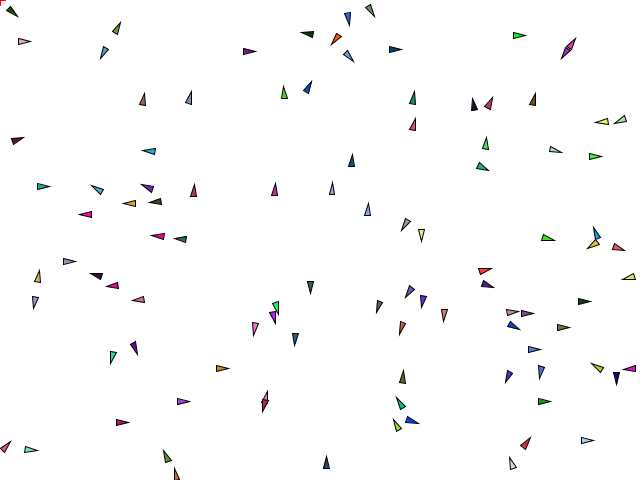
Frame 1 (no input)
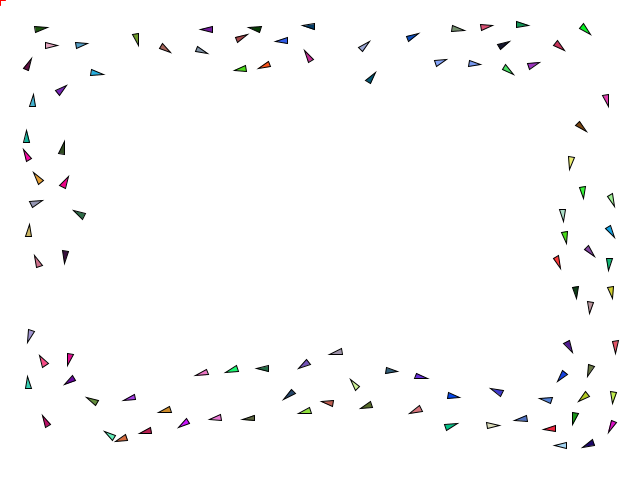
Frame 60 (the mouse pressed at the canvas centre just before this capture)
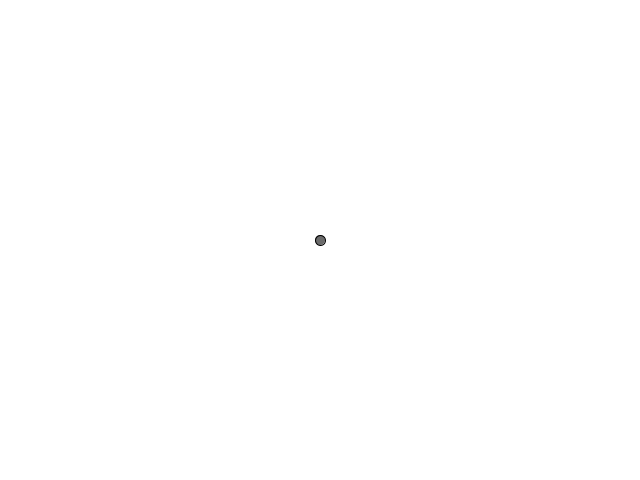
Frame 120 (the mouse held since frame 60 and released just before this capture)

The Processing sketch that drew these frames (run headless with seeded random() and noise(); from frame 60 on, the mouse is pressed at the canvas centre):

// Processing sketch: GroupBehaviors
// ── GroupBehaviors.pde
final int TYPE_ONE = 0;
final int TYPE_RANDOM = 1;
final int TYPE_NOISE = 2;
final int TYPE_CENTER = 3;

ArrayList<Vehicle> vehicles;
Path path;

void setup(){
    size(640, 480);

    vehicles = new ArrayList<Vehicle>(); 
    for(int i = 0; i < 100; i++){
        vehicles.add(new Vehicle(new PVector(random(width), random(height)), 
                                 random(2, 5),
                                 random(0.1, 0.5)));
    }

    path = new Path(30);

    path.add(50, 50);
    path.add(width-50, 50);
    path.add(width-50, height-50);
    path.add(width/2, height-100);
    path.add(50, height-50);
    path.add(50, 50);
    
    noCursor();
}


void draw(){
    
    background(255);

    //path.display();

    if(mousePressed){
        fill(107);
        stroke(0);
        ellipse(mouseX, mouseY, 10, 10);

        if(LEFT == mouseButton){
            PVector mp = new PVector(mouseX, mouseY);
            for(Vehicle vehicle: vehicles){
                
                PVector sep = vehicle.separate(vehicles, 30);
                PVector seek = vehicle.seek(mp);
                vehicle.applyForce(sep);
                vehicle.applyForce(seek);
                vehicle.run();
            }
        }else if(RIGHT == mouseButton){
            
            for(Vehicle vehicle: vehicles){
                vehicle.flock(vehicles, 50);
                vehicle.run();
            }
        }
    }else{
        drawCross();

        for(Vehicle vehicle: vehicles){
            
            vehicle.applyBehaviors(vehicles, path, false);
            vehicle.run();
        }
    }

}


void drawCross(){
    stroke(#FF0000);
    line(mouseX - 5, mouseY, mouseX + 5, mouseY);
    line(mouseX, mouseY-5, mouseX, mouseY + 5);
}

// ── FlowField.pde
class FlowField{
    final float arrowSize = 4;
    final int resolution = 20;
    PVector[][] field;
    int cols, rows;

    FlowField(int type){
        cols = width/resolution;
        rows = height/resolution;

        field = new PVector[cols][rows];

        switch(type){
        case TYPE_ONE:

            for(int i = 0; i < cols; i++){
                for(int j = 0; j < rows; j++){
                    field[i][j] = new PVector(1, 0);
                }
            }
        break;


        case TYPE_RANDOM:
            for(int i = 0; i < cols; i++){
                for(int j = 0; j < rows; j++){
                    field[i][j] = PVector.random2D();
                }
            }
        break;

        case TYPE_NOISE:
            float xoff = 0;
            for(int i = 0; i < cols; i++){
                float yoff = 0;
                for(int j = 0; j < rows; j++){
                    float theta = map(noise(xoff, yoff), 0, 1, 0, TWO_PI);
                    field[i][j] = new PVector(cos(theta), sin(theta));
                    yoff += 0.1;
                }
                xoff += 0.1;
            }
        break;

        case TYPE_CENTER:
            PVector center = new PVector(width/2, height/2);
            for(int i = 0; i < cols; i++){
                for(int j = 0; j < rows; j++){
                    PVector v = new PVector(i*resolution, j*resolution);
                    v = PVector.sub(center, v);
                    v.normalize();
                    field[i][j] = v;
                }
            }
        break;
        }
    }

    void display(){
        stroke(0, 107);
        for(int i = 0; i < cols; i++){
            for(int j = 0; j < rows; j++){
                drawVector(field[i][j], i*resolution, j*resolution, resolution-2);
            }
        }
    }


    PVector lookup(PVector lookup){
        int column = (int)constrain(lookup.x/resolution, 0, cols-1);
        int row = (int)constrain(lookup.y/resolution, 0, rows-1);
        return field[column][row].get();
    }

    void drawVector(PVector v, float x, float y, float scayl){
        pushMatrix();
      
        translate(x, y);

        rotate(v.heading());

        float len = v.mag() * scayl;

        line(0, 0, len, 0);
        line(len, 0, len-arrowSize, arrowSize/2);
        line(len, 0, len-arrowSize, -arrowSize/2);

        popMatrix();
    }
}

// ── Path.pde
class Path{
    ArrayList<PVector> vertexList;
    float radius;

    Path(float r){
        radius = r;
        vertexList = new ArrayList<PVector>();
    }


    void add(float x, float y){
        vertexList.add(new PVector(x, y));
    }

    void display(){
        noFill();
        strokeWeight(radius*2);
        stroke(0, 100);
        beginShape();
        for(PVector p:vertexList){
            vertex(p.x, p.y);
        }
        endShape(CLOSE);
        
        strokeWeight(1);
        stroke(0);
        beginShape();
        for(PVector p:vertexList){
            vertex(p.x, p.y);
        }
        endShape(CLOSE);
    }
}

// ── Vehicle.pde
class Vehicle{
    PVector location;
    PVector velocity;
    PVector acceleration;

    color   _color;
    float mass;
    float r;
    float wandertheta;
    float n;
    float nstep = 0.01;
    float maxforce = 0.05;
    float maxspeed = 2;


    Vehicle(PVector loc, float ms, float mf){
        location = loc.get();
        velocity = new PVector(0, 0);
        acceleration = new PVector(0, 0);

        mass = 1.0;
        wandertheta = 0;
        r = 3.0;
        n = 0;
        _color = color(random(255), random(255), random(255));
        maxforce = mf;
        maxspeed = ms;
    }

    void run(){
        boundaries(50);
        update();
        display();
    }

    void update(){

        velocity.add(acceleration);
        velocity.limit(maxspeed);
        location.add(velocity);

        acceleration.mult(0);
    }

    void display(){
        float theta = velocity.heading() + PI/2;
        fill(_color);
        stroke(0);
        pushMatrix();

        translate(location.x, location.y);
        rotate(theta);

        beginShape();
        vertex(0, -r*2);
        vertex(-r, r*2);
        vertex(r, r*2);
        endShape(CLOSE);

        popMatrix();
    }

    void applyForce(PVector force){
        PVector f = PVector.div(force, mass);
        acceleration.add(f);
    }

    PVector seek(PVector target){
        
        PVector desired = PVector.sub(target, location);
        desired.normalize();
        desired.mult(maxspeed);

        PVector steer = PVector.sub(desired, velocity);
        steer.limit(maxforce);

        return steer;
    }


    void flee(PVector target){
        
        PVector desired = PVector.sub(target, location);
        desired.normalize();
        desired.mult(-maxspeed);

        PVector steer = PVector.sub(desired, velocity);
        steer.limit(maxforce);
        applyForce(steer);
    }


    void flock(ArrayList<Vehicle> vehicles, float neighbord){
    
        PVector sep = separate(vehicles, 30);
        PVector ali = align(vehicles, neighbord);
        PVector coh = cohesion(vehicles, neighbord);

        sep.mult(1.5);
        ali.mult(1.0);
        coh.mult(1.0);

        applyForce(sep);
        applyForce(ali);
        applyForce(coh);
    }

    PVector align(ArrayList<Vehicle> vehicles, float neighbord){
        PVector sum = new PVector(0, 0);
        
        int count = 0;
        float dist;
        for(Vehicle v: vehicles){
            dist = PVector.dist(location, v.location);

            if(dist > 0 && dist < neighbord){
                sum.add(v.velocity);
                count ++; 
            }
        }
        
        if(count > 0){

            sum.div(count);

            sum.mult(maxspeed);

            PVector steer = PVector.sub(sum, velocity);

            steer.limit(maxforce);

            return steer;
        }else{
            return new PVector(0, 0);
        }
    }


    PVector cohesion(ArrayList<Vehicle> vehicles, float neighbord){

        PVector sum = new PVector(0, 0);
        
        int count = 0;
        float dist;
        for(Vehicle v: vehicles){
            dist = PVector.dist(location, v.location);

            if(dist > 0 && dist < neighbord){
                sum.add(v.location);
                count ++; 
            }
        }
        
        if(count > 0){

            sum.div(count);

            return seek(sum);
        }else{
            return new PVector(0, 0);
        }
    }

    PVector arrive(PVector target){
        
        PVector desired = PVector.sub(target, location);
        float d = desired.mag();
        desired.normalize();
        if(d < 100){
            float m = map(d, 0, 100, 0, maxspeed);
            desired.mult(m);
        }else{
            desired.mult(maxspeed);
        }

        PVector steer = PVector.sub(desired, velocity);
        steer.limit(maxforce);
        return steer;
    }

    void wander(boolean trace){
        float wanderR = 25;
        float wanderD = 80;
        float change = 0.6;
        //wandertheta += random(-change, change);
        change = noise(n) * change - 0.3;
        wandertheta += change;
        n += nstep;

        PVector circleloc = velocity.get();
        circleloc.normalize();
        circleloc.mult(wanderD);
        circleloc.add(location);

        float h = velocity.heading();
        
        PVector circleOffset = new PVector(wanderR*cos(wandertheta+h), wanderR*sin(wandertheta+h));
        PVector target = PVector.add(circleloc, circleOffset);
        seek(target);

        if(trace){
            drawWanderStuff(location, circleloc, target, wanderR);
        }
    }

    PVector separate(ArrayList<Vehicle> vehicles, float separation){
        
        float dist;
        PVector diff;
        PVector sum = new PVector();
        int count = 0;
        for(Vehicle v: vehicles){
            dist = PVector.dist(location, v.location);

            if(dist > 0 && dist < separation){
                diff = PVector.sub(location, v.location);
                diff.normalize();

                sum.add(diff);
                count ++;
            }
        }
        
        if(count > 0){
            sum.div(count);
            sum.setMag(maxspeed);

            PVector steer = PVector.sub(sum, velocity);
            steer.limit(maxforce);
            
            return steer;
        }

        return new PVector(0, 0);
    }

    void boundaries(float d){
        /*
        PVector desired = null;

        if(location.x < d){
            desired = new PVector(maxspeed, velocity.y);
        }else if(location.x > width -d){
            desired = new PVector(-maxspeed, velocity.y);
        }

        if(location.y < d){
            desired = new PVector(velocity.x, maxspeed);
        }else if(location.y > height - d){
            desired = new PVector(velocity.x, -maxspeed);
        }

        if(null != desired){
            desired.normalize();
            desired.mult(maxspeed);
            PVector steer = PVector.sub(desired, velocity);
            steer.limit(maxforce);
            applyForce(steer);
        }*/
        if(location.x < -r)location.x = width+r;
        if(location.y < -r)location.y = height+r;
        if(location.x > width+r)location.x = -r;
        if(location.y > height+r)location.y = -r;
    }

    void applyBehaviors(ArrayList<Vehicle> vehicles, Path path, boolean trace){
        
        PVector f = follow(path, 30.0, trace);
        PVector s = separate(vehicles, 30);

        f.mult(3);
        s.mult(1);

        applyForce(f);
        applyForce(s);
    }

    void follow(FlowField field){
        PVector desired = field.lookup(location);

        desired.mult(maxspeed);

        PVector steer = PVector.sub(desired, velocity);
        steer.limit(maxforce);
        applyForce(steer);
    }

    boolean followP(Path path, float dist, boolean trace){
        
        PVector predict = velocity.get();
        predict.normalize();
        predict.mult(dist);
        PVector predictLoc = PVector.add(location, predict);

        PVector normal = null;
        PVector start = null;
        PVector end = null;
        float worldRecord = 10000000;
        int count = path.vertexList.size() - 1;
        for(int i = 0; i < count; i++){
            PVector a = path.vertexList.get(i);
            PVector b = path.vertexList.get(i+1);
            PVector normalPoint = getNormalPoint(predictLoc, a, b);

            if(normalPoint.x < a.x || normalPoint.x > b.x){
                normalPoint = b.get();
            }

            float distance = PVector.dist(predictLoc, normalPoint);

            if(distance < worldRecord){
                worldRecord = distance;

                normal = normalPoint;

                start = a;
                end = b;
            }
        }

        PVector dir = PVector.sub(end, start);
        dir.normalize();
        dir.mult(10);
        PVector target = PVector.add(normal, dir);

        if(worldRecord > path.radius){
            seek(target);
            if(trace){
                drawFollowPath(predictLoc, normal, target, true);
            }

            return true;
        }else{
            if(trace){
                drawFollowPath(predictLoc, normal, target, false);
            }

            return false;
        }
    }
    
    PVector follow(Path path, float dist, boolean trace){
        PVector predict = velocity.get();
        predict.normalize();
        predict.mult(dist);
        PVector predictLoc = PVector.add(location, predict);

        PVector normal = null;
        PVector start = null;
        PVector end = null;
        float worldRecord = 10000000;
        int count = path.vertexList.size() - 1;
        for(int i = 0; i < count; i++){
            PVector a = path.vertexList.get(i);
            PVector b = path.vertexList.get(i+1);
            PVector normalPoint = getNormalPoint(predictLoc, a, b);

            if(normalPoint.x < min(a.x, b.x) ||
                normalPoint.x > max(a.x, b.x) ||
                normalPoint.y < min(a.y, b.y) ||
                normalPoint.y > max(a.y, b.y)){
                normalPoint = b.get();

                a = path.vertexList.get((i+1)%count);
                b = path.vertexList.get((i+2)%count);
            }

            float distance = PVector.dist(predictLoc, normalPoint);

            if(distance < worldRecord){
                worldRecord = distance;

                normal = normalPoint;

                start = a;
                end = b;
            }
        }

        PVector dir = PVector.sub(end, start);
        dir.normalize();
        dir.mult(10);
        PVector target = PVector.add(normal, dir);

        if(worldRecord > path.radius){
            if(trace){
                drawFollowPath(predictLoc, normal, target, true);
            }

            return seek(target);
        }else{
            if(trace){
                drawFollowPath(predictLoc, normal, target, false);
            }

            return new PVector(0, 0);
        }
    }

    Line findNearestLine(Path path, PVector predirLoc){
        Line line = new Line();
        float miniDist = 1000000;
        float dist;
        PVector prev =  null;
        PVector normalPoint;
        boolean out;
        boolean outMini = true;

        for(PVector p:path.vertexList){
            if(null != prev){
                normalPoint = getNormalPoint(predirLoc, prev, p);

                dist = PVector.dist(normalPoint, predirLoc);

                if(normalPoint.x < prev.x ||
                    normalPoint.x > p.x){

                    out = true;

                    normalPoint = p.get();
                }else{
                    out = false;
                }

                if(dist < miniDist){
                    if(outMini == out || out == false){
                        miniDist = dist;
                        line.start = prev;
                        line.end = p;
                        line.normalPoint = normalPoint;
                        outMini = out;
                    }
                }
            }
            prev = p;
        }

        line.start = line.start.get();
        line.end = line.end.get();
        return line;
    }
    

    void drawFollowPath(PVector predictLoc, PVector normalPoint, PVector target, boolean seek){
        stroke(0);
        fill(0);
        line(location.x, location.y, predictLoc.x, predictLoc.y);
        line(predictLoc.x, predictLoc.y, normalPoint.x, normalPoint.y);
        ellipse(predictLoc.x, predictLoc.y, 5, 5);
        ellipse(normalPoint.x, normalPoint.y, 5, 5);

        if(seek){  
            fill(_color);
            ellipse(target.x, target.y, 5, 5);
        }
    }


    PVector getNormalPoint(PVector p, PVector a, PVector b){
        PVector ap = PVector.sub(p, a);
        PVector ab = PVector.sub(b, a);

        ab.normalize();
        ab.mult(ap.dot(ab));
        
        return PVector.add(a, ab);
    }

    void drawWanderStuff(PVector location, PVector circle, PVector target, float rad){
        stroke(0);
        noFill();
        ellipseMode(CENTER);
        ellipse(circle.x, circle.y, rad*2, rad*2);
        stroke(#FF0000);
        ellipse(target.x, target.y, 4, 4);
        stroke(#00FF00);
        line(location.x, location.y, circle.x, circle.y);
        stroke(#0000FF);
        line(circle.x, circle.y, target.x, target.y);
    }


    class Line{
        PVector start;
        PVector end;
        PVector normalPoint;
    }

}
